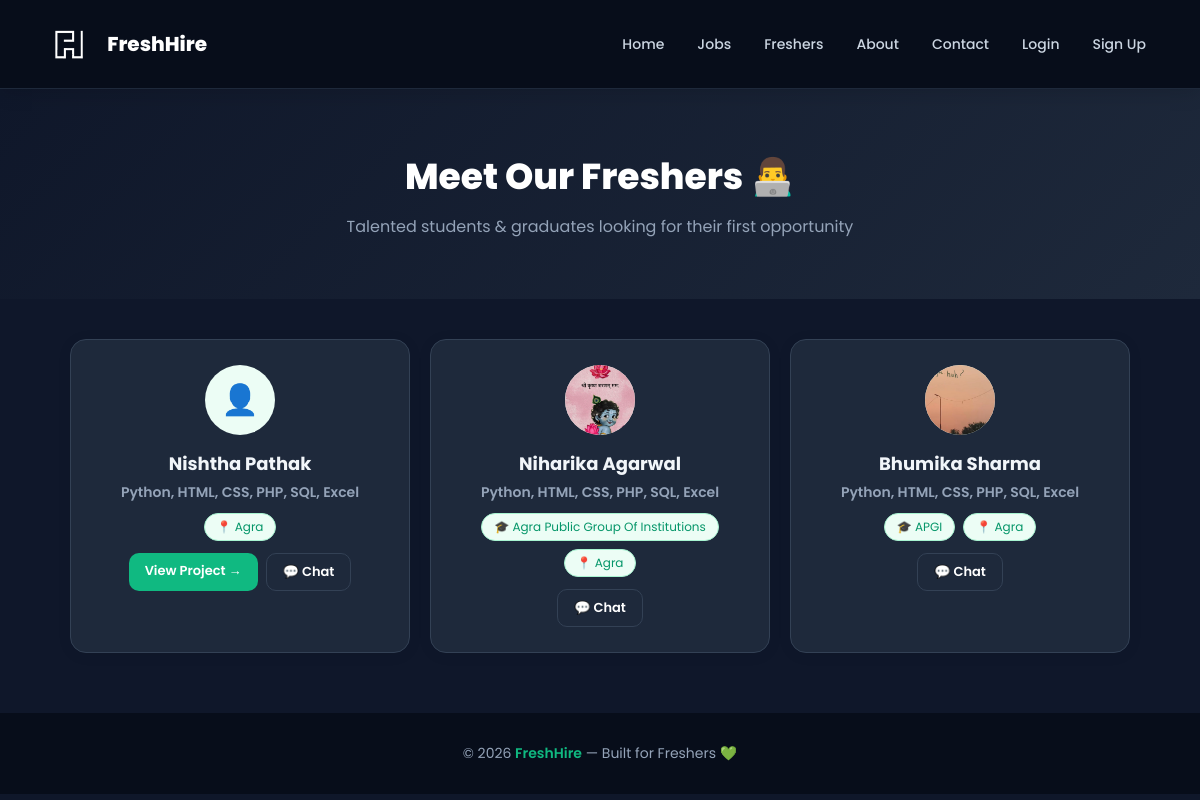
The page /profiles on the database as committed earlier.
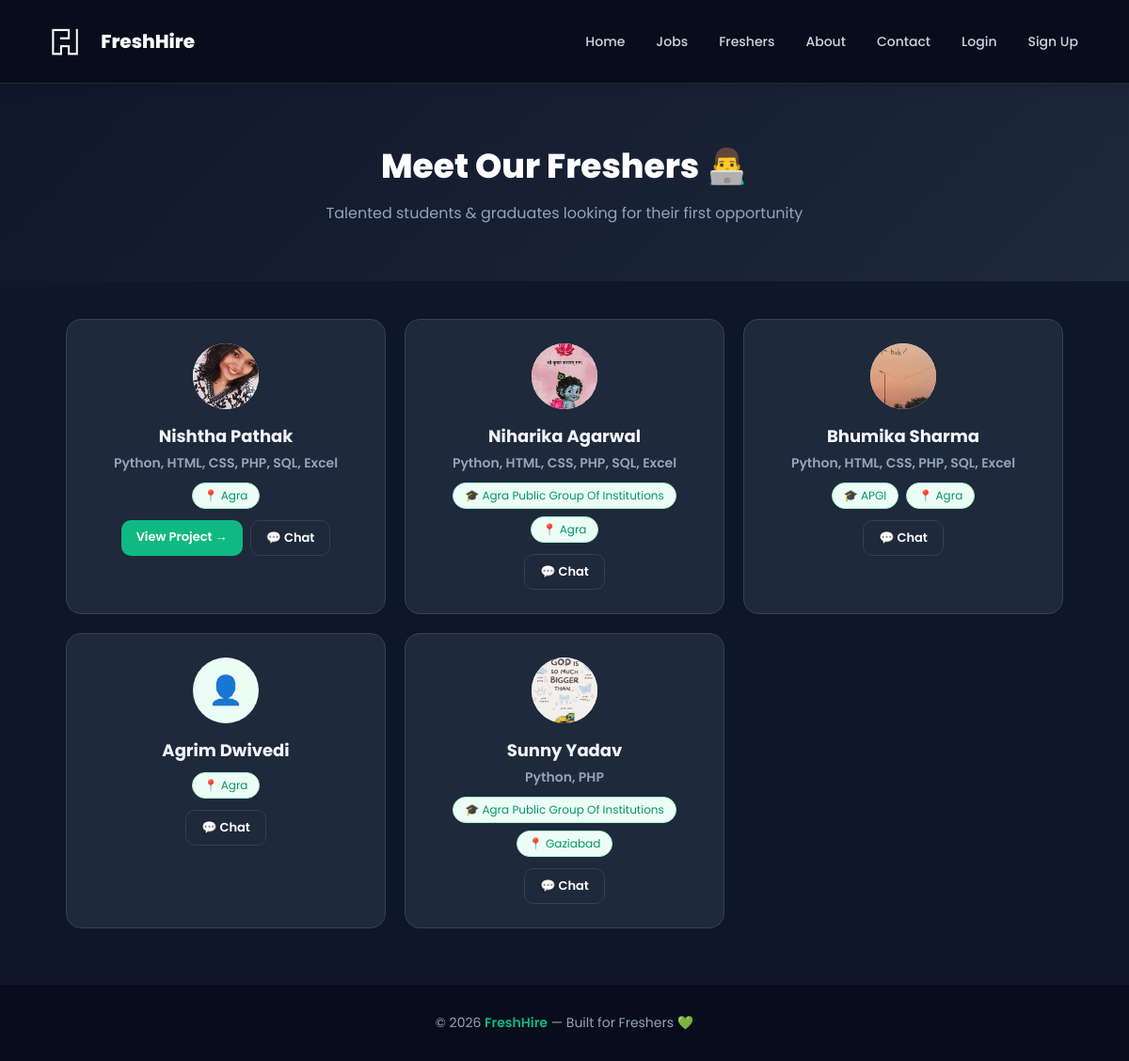
The same page on the database as committed later.
### tables this page shows
CREATE TABLE profiles (
    id            INTEGER PRIMARY KEY AUTOINCREMENT,
    user_id       INTEGER,
    name          TEXT,
    email         TEXT,
    phone         TEXT,
    city          TEXT,
    bio           TEXT,
    college       TEXT,
    degree        TEXT,
    primary_skill TEXT,
    project_title TEXT,
    project_desc  TEXT,
    project_link  TEXT
, resume TEXT, photo TEXT);

### app.py (the view)
@app.route("/profiles")
def profiles():
    conn = get_db()
    all_profiles = conn.execute("SELECT * FROM profiles").fetchall()
    conn.close()
    return render_template("profiles.html", profiles=all_profiles)

### app.py (called while the page is built, shortened)
def get_db():
    conn = sqlite3.connect("freshhire.db")
    conn.row_factory = sqlite3.Row
    return conn

@app.context_processor
def inject_globals():
    notif_count = 0
    return {"notif_count": notif_count}

### templates/profiles.html (shortened to what this page needs)
<!DOCTYPE html>
<html>
<head>
    <link rel="stylesheet" href="/static/style.css">
</head>
<body>
<nav>
    <a href="/" style="display:flex; align-items:center; gap:8px; text-decoration:none;"><img src="/static/logo.png" alt="logo" style="height:32px;"><span style="color:white; font-weight:800; font-size:20px;">FreshHire</span></a>
    <div class="nav-links">
        <a href="/">Home</a>
        <a href="/jobs">Jobs</a>
        <a href="/profiles">Freshers</a>
        <a href="/about">About</a>
        <a href="/contact">Contact</a>
        {% if session.get('user_id') %}
            <a href="/bookmarks">🔖 Bookmarks</a>
            <a href="/dashboard">Dashboard</a>
            <span>Hi, {{ session.get('name') }}!</span>
            <a href="/logout">Logout</a>
            <button class="theme-toggle" onclick="toggleTheme()" id="themeBtn">🌙 Dark</button>
        {% else %}
            <a href="/login">Login</a>
            <a href="/signup">Sign Up</a>
        {% endif %}
    </div>
</nav>
<div style="background: linear-gradient(135deg, #0f172a, #1e293b); padding:60px 20px; text-align:center; color:white;">
    <h1 style="font-size:36px; font-weight:800; margin-bottom:10px;">Meet Our Freshers 👨‍💻</h1>
    <p style="font-size:16px; color:#94a3b8;">Talented students & graduates looking for their first opportunity</p>
</div>
<div class="container">
    <div class="cards-grid" style="margin-top:30px;">
        {% for p in profiles %}
        <div class="card" style="text-align:center;">
            <div style="width:70px; height:70px; background:#ecfdf5; border-radius:50%; display:flex; align-items:center; justify-content:center; margin:0 auto 15px; font-size:30px;">
                {% if p.photo %}
                <img src="/static/photos/{{ p.photo }}" style="width:70px; height:70px; border-radius:50%; object-fit:cover;">
                {% else %}
                👤
                {% endif %}
            </div>
            <h3 style="font-size:18px; margin-bottom:5px;">{{ p.name }}</h3>
            <p style="color:#10b981; font-weight:600; margin-bottom:10px; font-size:14px;">{{ p.primary_skill }}</p>
            <div style="display:flex; justify-content:center; gap:8px; flex-wrap:wrap; margin-bottom:12px;">
                {% if p.college %}
                <span style="background:#ecfdf5; color:#059669; padding:4px 12px; border-radius:20px; font-size:12px; border:1px solid #a7f3d0;">🎓 {{ p.college }}</span>
                {% endif %}
                {% if p.city %}
                <span style="background:#ecfdf5; color:#059669; padding:4px 12px; border-radius:20px; font-size:12px; border:1px solid #a7f3d0;">📍 {{ p.city }}</span>
                {% endif %}
            </div>
            <div style="display:flex; gap:8px; justify-content:center; flex-wrap:wrap;">
                {% if p.project_link %}
                <a href="{{ p.project_link }}" target="_blank" class="btn" style="font-size:13px; padding:8px 16px;">View Project →</a>
                {% endif %}
                <a href="/chat/{{ p.user_id }}" class="btn" style="font-size:13px; padding:8px 16px; background:#1e293b; border:1px solid #334155;">💬 Chat</a>
            </div>
        </div>
        {% endfor %}
    </div>
</div>
<footer>
    © 2026 <span>FreshHire</span> — Built for Freshers 💚
</footer>
</body>
</html>

### static/style.css (style rules this page uses)
* { margin: 0; padding: 0; box-sizing: border-box; font-family: 'Poppins', sans-serif; }
body { background: #f8fafb; color: #1a1a2e; }
nav { background: #1a1a2e; padding: 15px 40px; display: flex; align-items: center; justify-content: space-between; box-shadow: 0 2px 20px rgba(0,0,0,0.15); position: sticky; top: 0; z-index: 100; }
nav img { filter: brightness(0) invert(1); height: 28px; }
nav img { filter: brightness(0) invert(1); height: 30px; }
.nav-links { display: flex; align-items: center; gap: 5px; }
nav a { color: #cbd5e1; text-decoration: none; padding: 7px 14px; border-radius: 8px; font-size: 14px; font-weight: 500; transition: all 0.2s; }
nav span { color: #10b981; font-size: 14px; font-weight: 600; padding: 7px 14px; }
.container { max-width: 1100px; margin: 40px auto; padding: 0 20px; }
.cards-grid { display: grid; grid-template-columns: repeat(auto-fill, minmax(300px, 1fr)); gap: 20px; }
.card { background: white; border-radius: 16px; padding: 25px; box-shadow: 0 2px 15px rgba(0,0,0,0.06); border: 1px solid #e2e8f0; transition: transform 0.2s, box-shadow 0.2s; }
.card h3 { font-size: 17px; color: #1a1a2e; margin-bottom: 12px; font-weight: 700; }
.card p { font-size: 14px; color: #64748b; margin-bottom: 8px; }
.btn { display: inline-block; padding: 10px 22px; background: #10b981; color: white; border-radius: 10px; text-decoration: none; font-size: 14px; font-weight: 600; transition: all 0.2s; border: none; cursor: pointer; font-family: 'Poppins', sans-serif; }
footer { text-align: center; padding: 30px; background: #1a1a2e; color: #94a3b8; margin-top: 60px; font-size: 14px; }
footer span { color: #10b981; font-weight: 600; }
[data-theme="light"] body, body { background: #f8fafb; color: #1a1a2e; }
[data-theme="dark"] body { background: #0f172a !important; color: #e2e8f0 !important; }
[data-theme="dark"] { background: #0f172a; }
[data-theme="dark"] nav { background: #070d1a !important; border-bottom: 1px solid #1e293b; }
[data-theme="dark"] .card { background: #1e293b !important; border-color: #334155 !important; color: #e2e8f0 !important; }
[data-theme="dark"] .card h3 { color: #f1f5f9 !important; }
[data-theme="dark"] .card p { color: #94a3b8 !important; }
[data-theme="dark"] footer { background: #070d1a !important; }

Rows that differ between the two databases and show on the page:
changed profiles "Nishtha Pathak": photo: picture added; no longer shows "👤"
added profiles: name "Agrim Dwivedi", city "Agra"
added profiles: photo (picture), name "Sunny Yadav", primary_skill "Python, PHP", college "Agra Public Group Of Institutions", city "Gaziabad"
